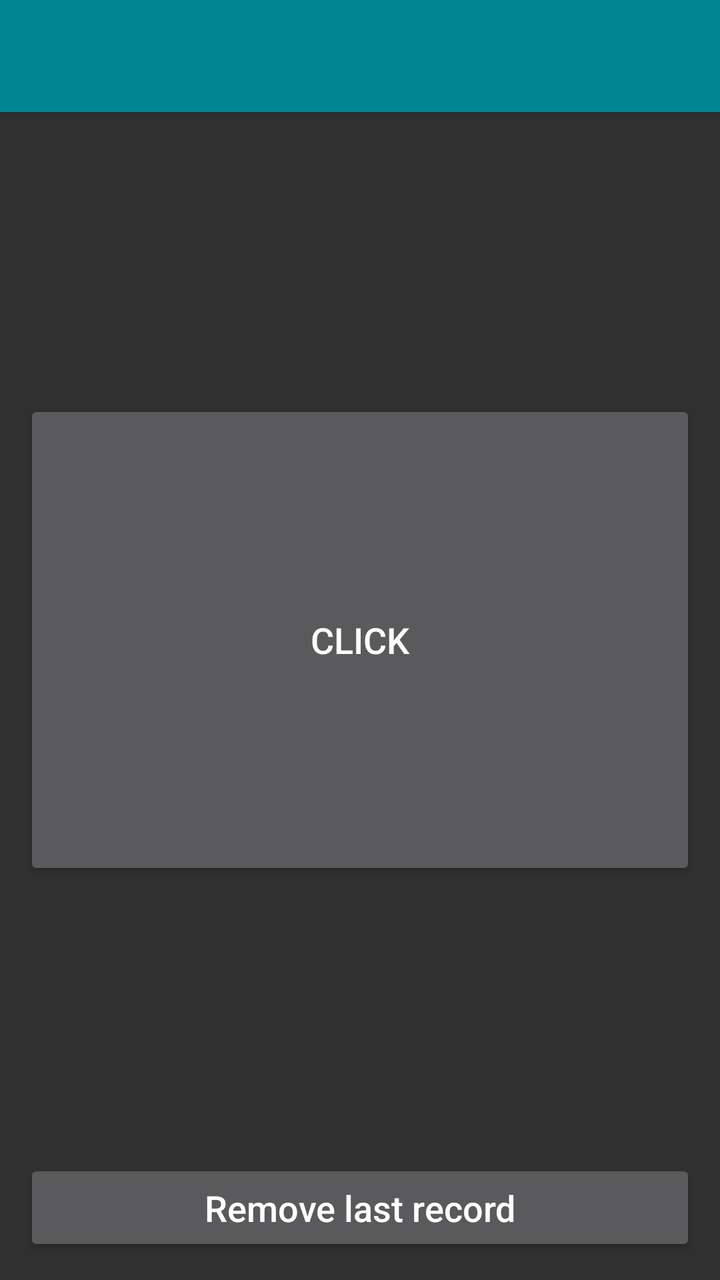
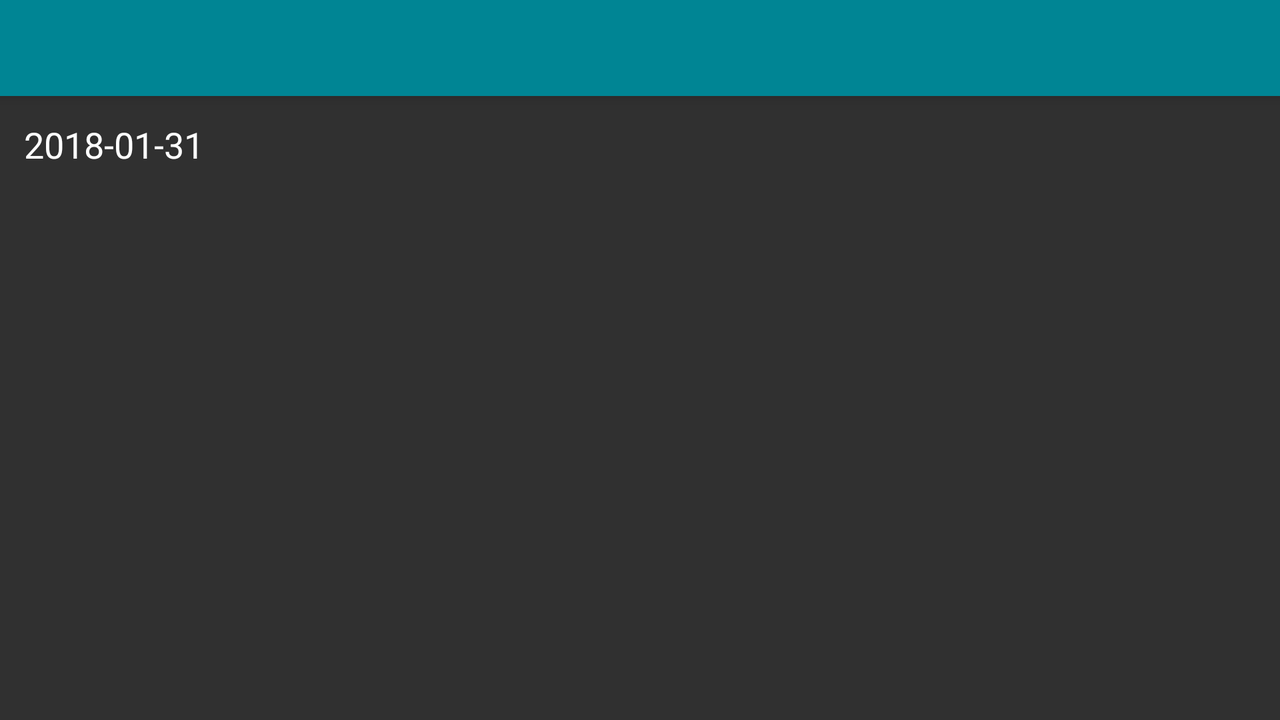

An Android layout and its configuration variant, each rendered on a device that would load it. The default file and the variant file are quoted in full after the pictures.
<!-- AndroidManifest.xml: application theme AppTheme -->
<!-- res/layout/activity_main.xml -->
<?xml version="1.0" encoding="utf-8"?>
<FrameLayout
    xmlns:android="http://schemas.android.com/apk/res/android"
    xmlns:tools="http://schemas.android.com/tools"
    android:layout_width="match_parent"
    android:layout_height="match_parent"
    tools:context=".activity.ClickActivity">
    
    <include layout="@layout/toolbar"/>
    
    <Button
        android:id="@+id/btnClick"
        android:layout_width="match_parent"
        android:layout_height="wrap_content"
        android:layout_gravity="center"
        android:layout_margin="@dimen/spacing"
        android:minHeight="240dp"
        android:padding="@dimen/spacing"
        android:text="@string/click"
        android:textSize="@dimen/textNormal"/>
    
    <Button
        android:id="@+id/btnUndo"
        android:layout_width="match_parent"
        android:layout_height="wrap_content"
        android:layout_gravity="bottom"
        android:layout_margin="@dimen/spacing"
        android:padding="@dimen/spacing"
        android:text="@string/undo"
        android:textAllCaps="false"
        android:textSize="@dimen/textNormal"/>
</FrameLayout>
<!-- res/layout/toolbar.xml (included above) -->
<?xml version="1.0" encoding="utf-8"?>
<android.support.v7.widget.Toolbar
    xmlns:android="http://schemas.android.com/apk/res/android"
    xmlns:app="http://schemas.android.com/apk/res-auto"
    xmlns:tools="http://schemas.android.com/tools"
    android:id="@+id/toolbar"
    android:layout_width="match_parent"
    android:layout_height="?attr/actionBarSize"
    android:background="?attr/colorPrimary"
    android:elevation="4dp"
    android:theme="@style/ThemeOverlay.AppCompat.Dark.ActionBar"
    app:popupTheme="@style/ThemeOverlay.AppCompat.Light"
    app:titleTextColor="@android:color/white"
    tools:ignore="UnusedAttribute"/>
<!-- resources referenced by this layout -->
<resources>
  <dimen name="spacing">12dp</dimen>
  <dimen name="textNormal">18sp</dimen>
  <string name="click">Click</string>
  <string name="undo">Remove last record</string>
  <style name="AppTheme" parent="Theme.AppCompat.NoActionBar">
          <item name="colorPrimary">@color/colorPrimary</item>
          <item name="colorPrimaryDark">@color/colorPrimaryDark</item>
          <item name="colorAccent">@color/colorAccent</item>
      </style>
  <color name="colorPrimary">#008594</color>
  <color name="colorPrimaryDark">#00424A</color>
  <color name="colorAccent">#F53218</color>
</resources>
<!-- res/layout-land/activity_main.xml (the repository's variant of the layout above) -->
<!-- drawn on the phone turned sideways -->
<?xml version="1.0" encoding="utf-8"?>
<LinearLayout
    xmlns:android="http://schemas.android.com/apk/res/android"
    xmlns:tools="http://schemas.android.com/tools"
    android:layout_width="match_parent"
    android:layout_height="match_parent"
    android:orientation="vertical"
    tools:context=".activity.ClickActivity">
    
    <include layout="@layout/toolbar"/>
    
    <TextView
        android:id="@+id/tvDate"
        style="@style/TextView"
        tools:text="2018-01-31"/>
    
    <Button
        android:id="@+id/btnClick"
        style="@style/Button"
        android:layout_height="0dp"
        android:layout_gravity="center"
        android:layout_margin="0dp"
        android:layout_weight="1"
        android:tag="true"
        android:text="@string/click"/>
    
    <Button
        android:id="@+id/btnUndo"
        style="@style/Button"
        android:layout_gravity="bottom|center_horizontal"
        android:layout_margin="0dp"
        android:text="@string/undo"/>
</LinearLayout>
<!-- resources referenced by the variant -->
<!-- as the phone turned sideways resolves them -->
<resources>
  <string name="click">Click</string>
  <string name="undo">Remove last record</string>
  <style name="TextView">
          <item name="android:layout_width">wrap_content</item>
          <item name="android:layout_height">wrap_content</item>
          <item name="android:textAppearance">?attr/textAppearanceListItem</item>
          <item name="android:textSize">@dimen/textNormal</item>
          <item name="android:padding">@dimen/spacing</item>
      </style>
  <style name="AppTheme" parent="Theme.AppCompat.NoActionBar">
          <item name="colorPrimary">@color/colorPrimary</item>
          <item name="colorPrimaryDark">@color/colorPrimaryDark</item>
          <item name="colorAccent">@color/colorAccent</item>
      </style>
  <dimen name="textNormal">18sp</dimen>
  <dimen name="spacing">12dp</dimen>
  <color name="colorPrimary">#008594</color>
  <color name="colorPrimaryDark">#00424A</color>
  <color name="colorAccent">#F53218</color>
</resources>
